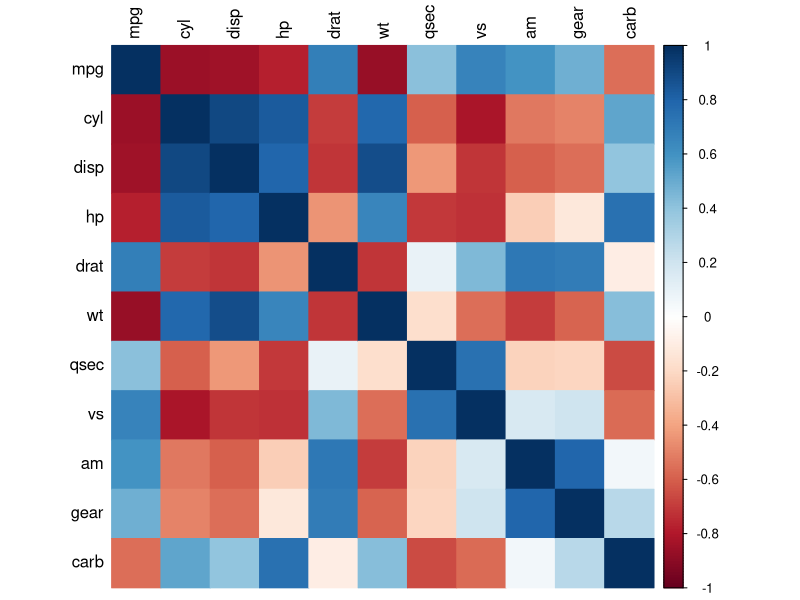

Here is the R script that generated this plot:
## ---- chunk 1
knitr::opts_chunk$set(echo = TRUE)
## ---- chunk 2
library(dplyr)
library(ggplot2)
library(corrplot)

## ---- chunk 3

data("mtcars")

mtcars %>% 
    cor(.) %>% 
    corrplot(method="color", tl.col="black")

## ---- chunk 4

names(mtcars)

## ---- chunk 5

mtcars %>% 
    lm(mpg ~ am, .) %>% 
    coef()

## ---- chunk 6


mtcars %>% 
    lm(mpg ~ wt + am, .) %>% 
    coef()

